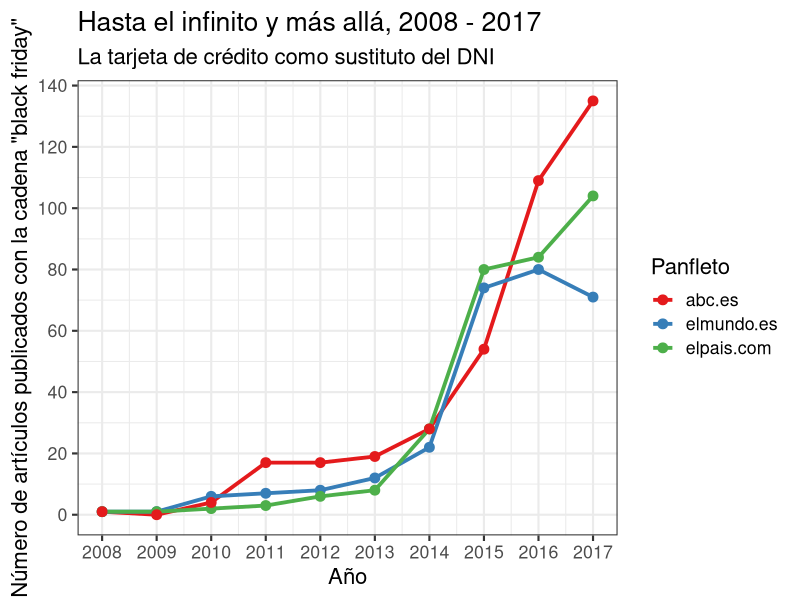

The R script that drew this image:
library(ggplot2)
theme_set(theme_bw(16))


elmundo <- data.frame(date = 2008:2017,
                      n = c(1, 1, 6, 7, 8, 12, 22, 74, 80, 71),
                      journal = "elmundo.es")

elpais <- data.frame(date = 2008:2017,
                     n = c(1, 1, 2, 3, 6, 8, 28, 80, 84, 104),
                     journal = "elpais.com")

abc <- data.frame(date = 2008:2017,
                  n = c(1, 0, 4, 17, 17, 19, 28, 54, 109, 135),
                  journal = "abc.es")

all <- rbind(elmundo, elpais, abc)

plt1 <- ggplot(all, aes(x = date, y = n, color = journal)) + 
    geom_line(size = 1.3) +
    geom_point(size = 3) +
    scale_color_brewer(palette = "Set1", name = "Panfleto") +
    scale_x_continuous(breaks = 2008:2017) +
    scale_y_continuous(breaks = seq(0, 150, 20)) +
    ylab("Número de artículos publicados con la cadena \"black friday\"") +
    xlab("Año") +
    ggtitle("Hasta el infinito y más allá, 2008 - 2017",
            subtitle = "La tarjeta de crédito como sustituto del DNI")
plot(plt1)
